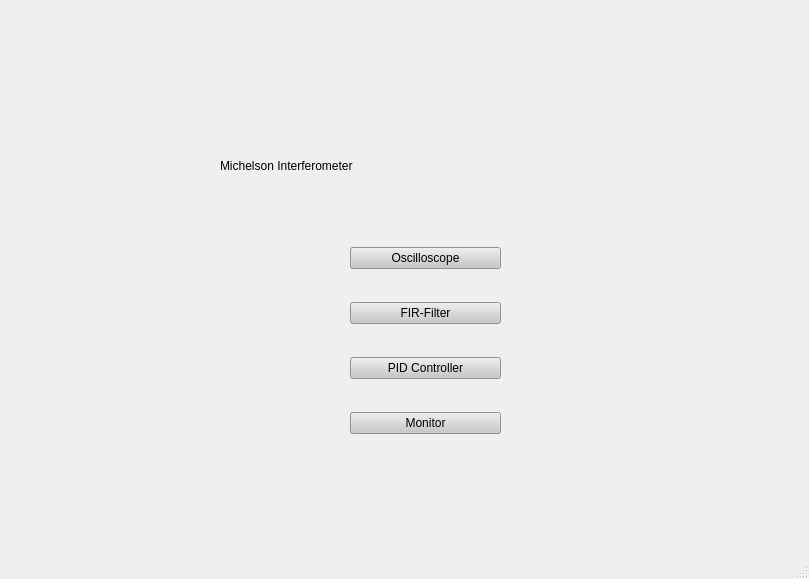
<?xml version="1.0" encoding="UTF-8"?>
<ui version="4.0">
 <class>MainWindow</class>
 <widget class="QMainWindow" name="MainWindow">
  <property name="enabled">
   <bool>true</bool>
  </property>
  <property name="geometry">
   <rect>
    <x>0</x>
    <y>0</y>
    <width>809</width>
    <height>579</height>
   </rect>
  </property>
  <property name="windowTitle">
   <string>MainWindow</string>
  </property>
  <property name="autoFillBackground">
   <bool>false</bool>
  </property>
  <widget class="QWidget" name="centralwidget">
   <property name="enabled">
    <bool>true</bool>
   </property>
   <property name="autoFillBackground">
    <bool>false</bool>
   </property>
   <widget class="QWidget" name="main_widget" native="true">
    <property name="geometry">
     <rect>
      <x>0</x>
      <y>0</y>
      <width>851</width>
      <height>601</height>
     </rect>
    </property>
    <property name="styleSheet">
     <string notr="true">QWidget#main_widget{
background-color: qradialgradient(spread:pad, cx:0.5, cy:0.5, radius:0.5, fx:0.5, fy:0.5, stop:0 rgba(255, 255, 255, 255), stop:0.1 rgba(255, 255, 255, 255), stop:0.2 rgba(255, 176, 176, 167), stop:0.3 rgba(255, 151, 151, 92), stop:0.4 rgba(255, 125, 125, 51), stop:0.5 rgba(255, 76, 76, 205), stop:0.52 rgba(255, 76, 76, 205), stop:0.6 rgba(255, 180, 180, 84), stop:1 rgba(255, 255, 255, 0));
};</string>
    </property>
    <widget class="QLabel" name="label">
     <property name="geometry">
      <rect>
       <x>220</x>
       <y>100</y>
       <width>431</width>
       <height>131</height>
      </rect>
     </property>
     <property name="styleSheet">
      <string notr="true">font: 28pt &quot;MS Shell Dlg 2&quot;;</string>
     </property>
     <property name="text">
      <string>Michelson Interferometer</string>
     </property>
    </widget>
    <widget class="QWidget" name="">
     <property name="geometry">
      <rect>
       <x>350</x>
       <y>220</y>
       <width>151</width>
       <height>241</height>
      </rect>
     </property>
     <layout class="QVBoxLayout" name="verticalLayout">
      <item>
       <widget class="QPushButton" name="osc_button">
        <property name="styleSheet">
         <string notr="true">color: rgb(0,0,0);
background-color: rgb(200, 200, 200);</string>
        </property>
        <property name="text">
         <string>Oscilloscope</string>
        </property>
       </widget>
      </item>
      <item>
       <widget class="QPushButton" name="filter_button">
        <property name="styleSheet">
         <string notr="true">color: rgb(0,0,0);
background-color: rgb(200, 200, 200);</string>
        </property>
        <property name="text">
         <string>FIR-Filter</string>
        </property>
       </widget>
      </item>
      <item>
       <widget class="QPushButton" name="controller_button">
        <property name="styleSheet">
         <string notr="true">color: rgb(0,0,0);
background-color: rgb(200, 200, 200);</string>
        </property>
        <property name="text">
         <string>PID Controller</string>
        </property>
       </widget>
      </item>
      <item>
       <widget class="QPushButton" name="monitor_button">
        <property name="styleSheet">
         <string notr="true">color: rgb(0,0,0);
background-color: rgb(200, 200, 200);</string>
        </property>
        <property name="text">
         <string>Monitor</string>
        </property>
       </widget>
      </item>
     </layout>
    </widget>
   </widget>
  </widget>
  <widget class="QStatusBar" name="statusbar"/>
 </widget>
 <tabstops>
  <tabstop>osc_button</tabstop>
  <tabstop>filter_button</tabstop>
  <tabstop>controller_button</tabstop>
  <tabstop>monitor_button</tabstop>
 </tabstops>
 <resources/>
 <connections/>
</ui>
